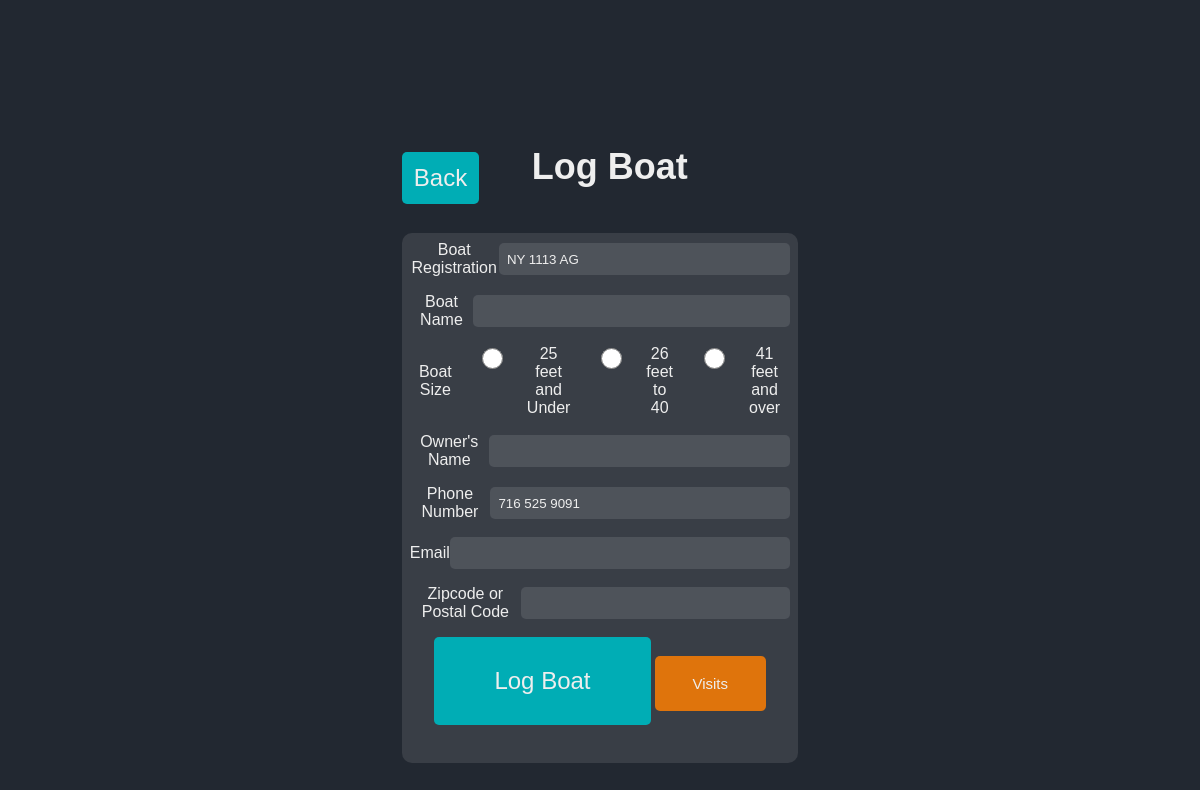
Page /log-boat?boat_reg=NY+1113+AG&boat_name=&phone_number=716+525+9091&id=3 (signed in) on the earlier database version.
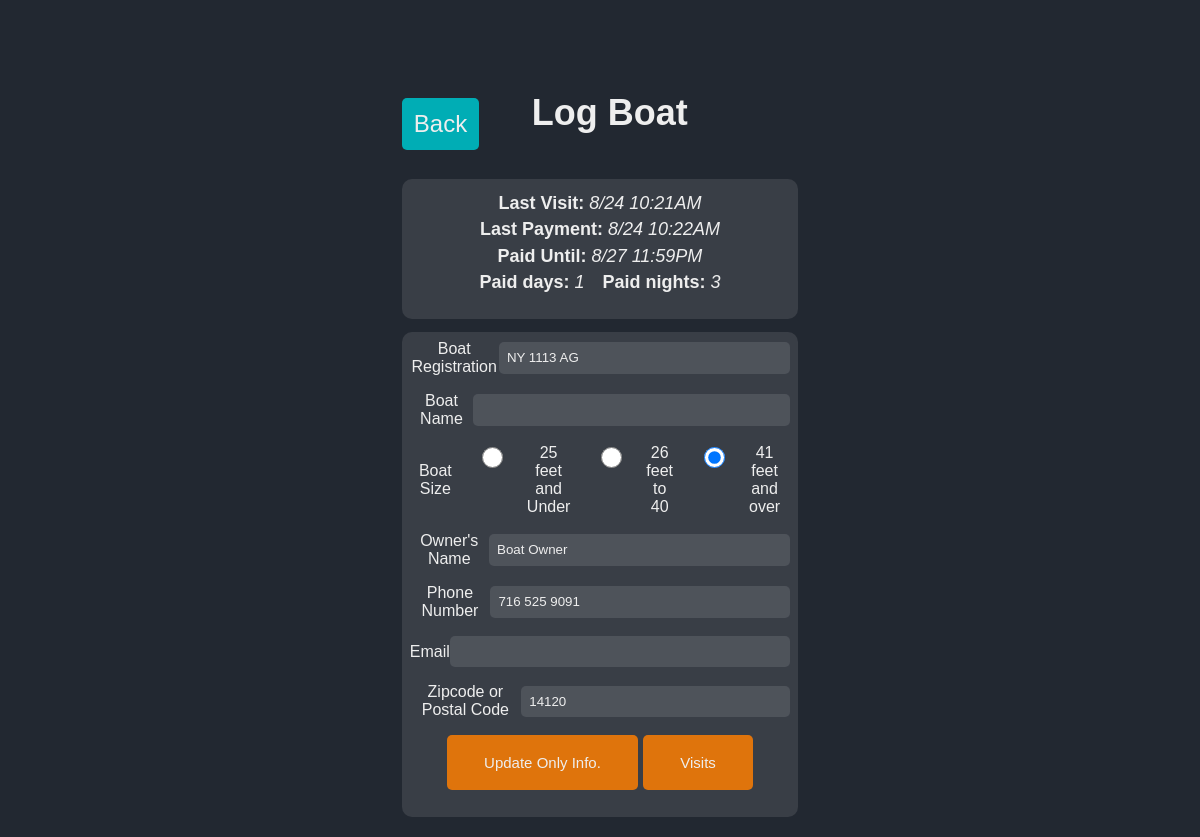
Same page on the later database version.
### website/models.py (models this page shows)
class Visit(db.Model):
    id = db.Column(db.Integer, primary_key=True)
    logged_by = db.Column(db.Integer, db.ForeignKey('user.id'))
    payment_by = db.Column(db.Integer, db.ForeignKey('user.id'))
    logged_by_user = db.relationship('User', foreign_keys=[logged_by], back_populates='logged_visits')
    payment_by_user = db.relationship('User', foreign_keys=[payment_by], back_populates='paid_visits')
    date_in = db.Column(db.String(150))
    date_paid = db.Column(db.String(150))
    paid_amount = db.Column(db.Float)
    paid_days = db.Column(db.Integer)
    paid_nights = db.Column(db.Integer)
    paid_enw = db.Column(db.Boolean)
    paid_with = db.Column(db.String(150))
    unpaid_days = db.Column(db.Integer)
    unpaid_nights = db.Column(db.Integer)
    total = db.Column(db.Float)
    unpaid_total = db.Column(db.Float)
    boat_id = db.Column(db.Integer, db.ForeignKey('boat.id'))

class Boat(db.Model):
    id = db.Column(db.Integer, primary_key=True)
    boat_reg = db.Column(db.String(150), unique=True)
    sanitized_boat_reg = db.Column(db.String(150), unique=True)
    boat_name = db.Column(db.String(150))
    sanitized_boat_name = db.Column(db.String(150))
    phone_number = db.Column(db.String(150))
    sanitized_phone_number = db.Column(db.String(150))
    owner_name = db.Column(db.String(150))
    sanitized_owner_name = db.Column(db.String(150))
    boat_size = db.Column(db.Integer)
    email = db.Column(db.String(150))
    zipcode = db.Column(db.String(150))
    visits = db.relationship('Visit', backref='boat')
    current_boats_id = db.Column(db.Integer, db.ForeignKey('current_boats.id'))
    total_paid_days = db.Column(db.Integer)
    total_paid_nights = db.Column(db.Integer)
    total_unpaid_days = db.Column(db.Integer)
    total_unpaid_nights = db.Column(db.Integer)
    paid_until = db.Column(db.String(150))
    latest_date_in = db.Column(db.String(150))

### website/views.py (the view)
@views.route('/log-boat', methods=['GET', 'POST'])
@login_required
def log_boat():
    form = BoatLogForm()
    sorted_visits = None
    if form.validate_on_submit():
        if request.method == "POST":
            button_pressed = request.form.get('submit-button')
            print("Button pressed is: " + str(button_pressed))
            if button_pressed == 'log':
                return addBoatToDB('log-boat.html', form)
            elif button_pressed == 'update':
                currentboatID = request.args.get('id', '')
                result = getBoatById(currentboatID)
                updateBoatInfo(form, result)
                flash('Succesfully updated boater information', category='success')
                return redirect(url_for('views.search'))
            elif button_pressed == 'visits':
                currentboatID = request.args.get('id', '')
                boat = getBoatById(currentboatID)
                return redirect(url_for('views.visits', id=currentboatID, boat=boat))
    else:
        print(form.errors)
    if request.method == "GET":
        form.boat_reg.data = boat_reg = request.args.get('boat_reg', '')
        form.boat_name.data = request.args.get('boat_name', '')
        form.phone_number.data = request.args.get('phone_number', '')
        result = getBoatInDB(form)
        print(result)
        if result:
           form.boat_reg.data = result.boat_reg
           form.boat_name.data = result.boat_name
           form.phone_number.data = result.phone_number
           form.boat_size.data = result.boat_size
           form.owner_name.data = result.owner_name
           form.email.data = result.email
           form.zipcode.data = result.zipcode
           if result.visits:
               sorted_visits = sorted(result.visits, key=sort_key, reverse=True)
    return render_template("log-boat.html", form=form, boat=result, visits=sorted_visits)

### website/forms.py
class BoatLogForm(FlaskForm):
    boat_reg = StringField('Boat Registration')
    boat_name = StringField('Boat Name')
    boat_size = RadioField('Boat Size', choices=[('0-25','25 feet and Under'), ('26-40', '26 feet to 40'), ('41-Over', '41 feet and over') ] , validators=[DataRequired()])
    owner_name = StringField('Owner\'s Name')
    phone_number = StringField('Phone Number')
    email = StringField('Email')
    zipcode = StringField('Zipcode or Postal Code')
    submit = SubmitField('Submit')

### website/functions.py (called while the page is built)
def sort_key(visit):
    if visit.date_in is None:
        return datetime.min
    return datetime.strptime(visit.date_in, '%Y-%m-%d %H:%M:%S.%f+00:00')

def sanitize(string):
    return re.sub(r'\W+', '', string).lower()

### website/templates/log-boat.html (shortened to what this page needs)
{% extends "base.html" %}
{%block styles%}static/form-styles.css{%endblock%}
{% block content%}
<div class="title-log-boat">
    <a href="{{ url_for('views.search') }}"id="home-btn">Back</a>
    <h1>Log Boat</h1>
</div>
{% if not visits == None %}
<div class="visit-info-container {% if not boat.total_unpaid_nights == None and boat.total_unpaid_nights > 0 %}red-tint{%elif not boat.total_unpaid_days == None and boat.total_unpaid_days > 0%} yellow-tint {% endif %}"">
    <div class="visit-info-item last-visit"><h3><span><b>Last Visit:</b> </span><em>{{visits[0].date_in | utc_to_est_short}}</em></h3></div>
    {% if not visits[0].date_paid == None %}
    <div class="visit-info-item last-payment"><h3><span><b>Last Payment:</b> </span><em>{{visits[0].date_paid | utc_to_est_short}}</em></h3></div>
    <div class="visit-info-item last-payment"><h3><span><b>Paid Until:</b> </span><em>{{boat.paid_until | utc_to_est_short}}</em></h3></div>
    <div class="paid-times">
        <div class="visit-info-item"><h3><span><b>Paid days:</b> </span><em>{{visits[0].paid_days }}</em></h3></div>
        <div class="visit-info-item"><h3><span><b>Paid nights:</b> </span><em>{{visits[0].paid_nights}}</em></h3></div>
    </div>
    {%endif%}
</div>
{%endif%}
<div class="info-container">
    <form method="POST">
        <div class="form-group">
            {{ form.boat_reg.label }}
            {{ form.boat_reg(class="form-control") }}
        </div>
        <div class="form-group">
            {{ form.boat_name.label }}
            {{ form.boat_name(class="form-control") }}
        </div>
        <div class="form-group">
            {{ form.boat_size.label }}
        <div>
            {% for subfield in form.boat_size %}
                {{ subfield(class="form-check-input") }} {{ subfield.label(class="form-check-label") }}
            {% endfor %}
        </div>
        </div>
        <div class="form-group">
            {{ form.owner_name.label }}
            {{ form.owner_name(class="form-control") }}
        </div>
        <div class="form-group">
            {{ form.phone_number.label }}
            {{ form.phone_number(class="form-control") }}
        </div>
        <div class="form-group">
            {{ form.email.label }}
            {{ form.email(class="form-control") }}
        </div>
        <div class="form-group">
            {{ form.zipcode.label }}
            {{ form.zipcode(class="form-control") }}
        </div>
        {% if boat == None or not boat.current_boats_id %}
            <button type="submit" class="btn btn-primary" id="login-btn" name="submit-button" value="log">Log Boat</button>
        {% else %}
            <button type="submit" class="btn btn-primary" id="update-btn" name="submit-button" value="update">Update Only Info.</button>
        {% endif %}
        <button type="submit" class="btn btn-primary" id="update-btn" name="submit-button" value="visits">Visits</button>
    </form>
</div>
{%endblock%}

Differences in the rows shown:
now on this page (row edited): Visit: date_in "8/24 10:21AM", date_paid "8/24 10:22AM", paid_days "1", paid_nights "3"
now on this page (row edited): Boat: paid_until|utc_to_est_short "8/27 11:59PM", boat_reg "NY 1113 AG", owner_name "Boat Owner", phone_number "716 525 9091", zipcode "14120"
changed Boat: total_unpaid_nights empty → 0 (drawn); current_boats_id empty → 1 (drawn)
Other differences:
form field boat_size: "☐ 41 feet and over" → "☑ 41 feet and over"
form field boat_reg: "NY 1113 AG" → (not shown)
form field phone_number: "716 525 9091" → (not shown)
text no longer shown: "Log Boat"
text now shown: "Last Visit: Last Payment: Paid Until: Paid days: Paid nights: Update Only Info."
